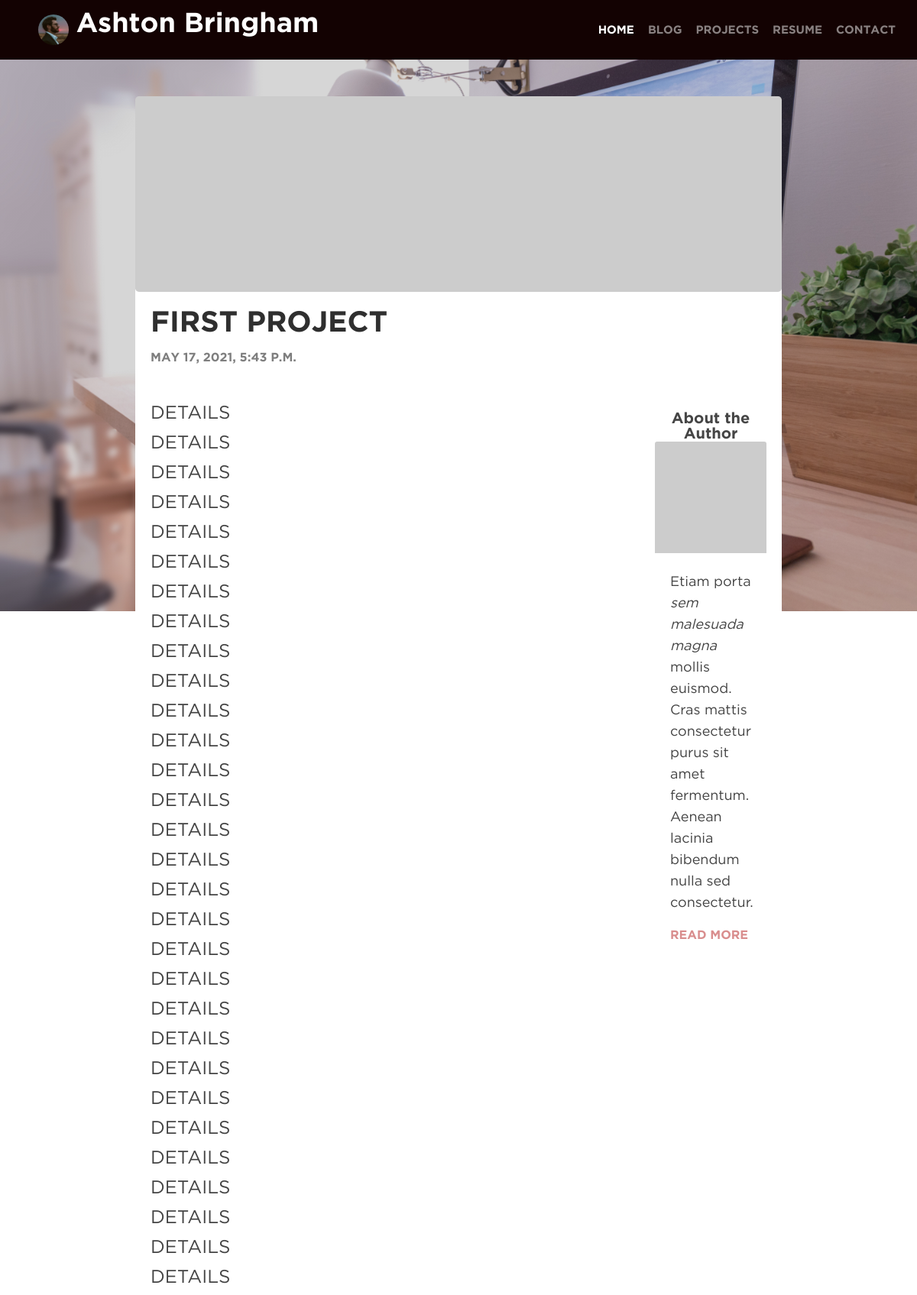
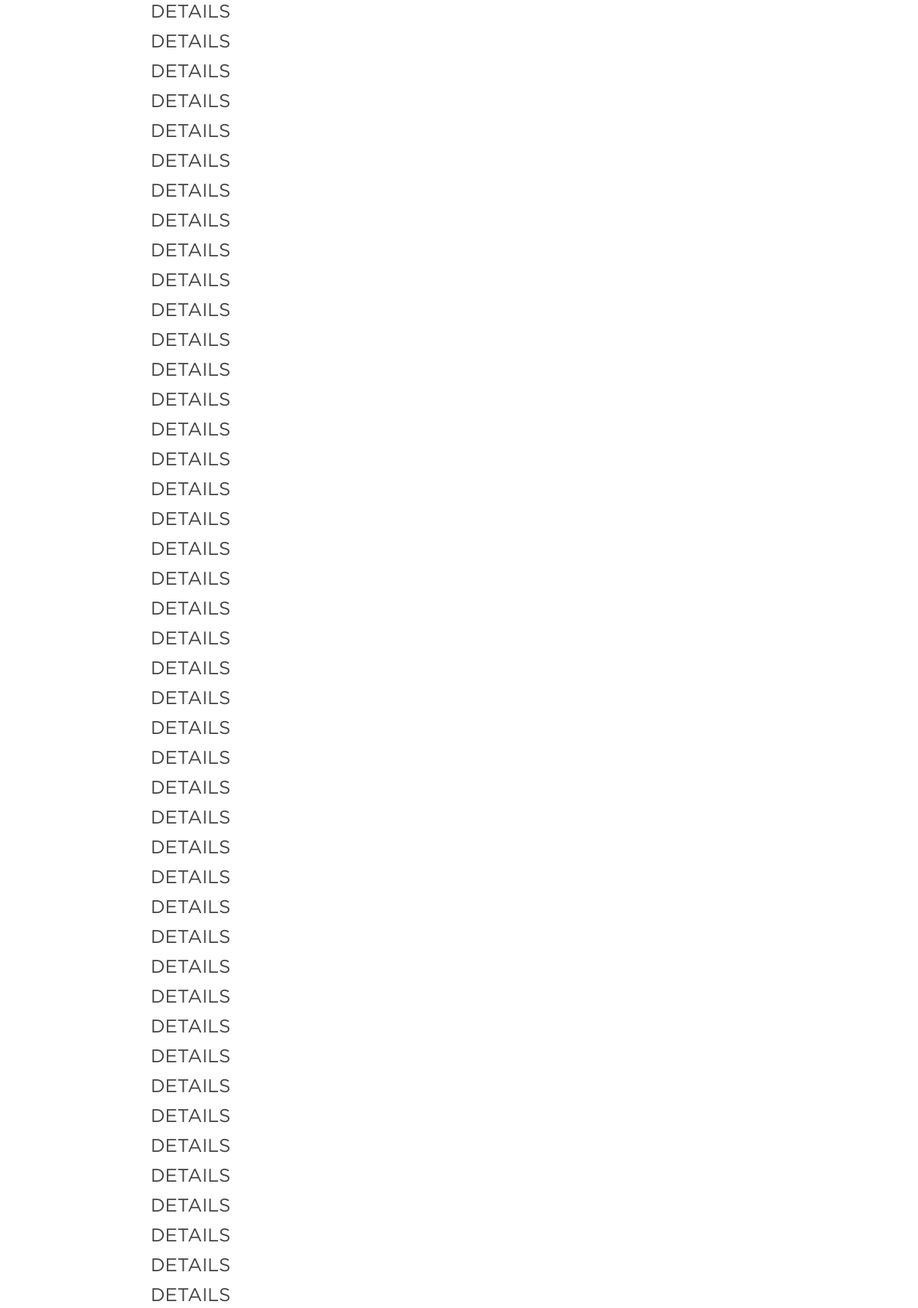
/projects/post/1 (upper part), run on the app's committed database (2 pictures, top to bottom).
### projects/models.py (models this page shows, shortened)
class ProjectName(models.Model):
    title = models.CharField(max_length=200, unique=True)
    body = models.TextField()
    postdate = models.DateTimeField(auto_now_add=True, blank=True)

### projects/views.py (the view)
# urls.py: path('post/<int:id>', views.post, name='post'),
def post(request, id):
    post = get_object_or_404(ProjectName, pk=id)
    return render(request, 'projects/post.html', {'object': post})

### projects/templates/projects/post.html (shortened to what this page needs)
{% extends 'base.html' %}
{% block content %}
  <div class="post-detail">
    <div class="row">
      <div class="col-sm-12">
        <div class="jumbotron jumbotron-cover-image"
          style='background: #000 url("https://picsum.photos/id/{{object.id}}/800/400") center center; background-size: cover; padding: 8rem;'>
        </div>
      </div>
    </div>
    <div class="row py-3">
      <div class="col-sm-12 post-heading">
          <h1 class="post-title py-2">{{object.title}}</h1>
          <h4 class="post-subtitle">{{object.postdate}}</h4>
      </div>
    </div>
    <div class="row py-3">
      <div class="col-md-8 col-lg-9 post-body">
      {{object.body | escape | linebreaks}}
      </div>
      <aside class="col-sm-8 col-md-4 col-lg-3 pl-5">
        <div class="py-3 mb-3 bg-white rounded">
            <div class="card-title">About the Author</div>
            <img class="card-img-top" src="https://randomuser.me/api/portraits/lego/{{object.author.id}}.jpg" alt="{{object.author.username}}">
            <div class="card-body py-4">
              <p class="card-author-bio">Etiam porta <em>sem malesuada magna</em> mollis euismod. Cras mattis consectetur purus sit amet fermentum. Aenean lacinia bibendum nulla sed consectetur.</p>
              <a href="{{object.author.get_absolute_url}}" class=""><div class="card-author-link">Read More</div></a>
            </div>
        </div>
      </aside>
    </div>
  </div>
{% endblock %}}

### static/css/main.css (style rules this page uses)
html { overflow-x: hidden; }
body { background: linear-gradient(rgba(50,50,50,0.2), rgba(50,50,50,0.2)), url("../images/background.jpg"); background-size: cover; background-repeat: no-repeat; overflow-x: hidden; }
.card-title { text-align: center; font: 20px/20px Gotham; letter-spacing: 0; color: #454545; opacity: 1; margin-bottom: 0px; }
.card-author-bio { text-align: left; font: 18px/28px GothamBook; letter-spacing: 0; color: #434343; opacity: 1; }
.card-author-link { text-align: left; font: 16px/26px Gotham; letter-spacing: 0; color: #d98e8e; opacity: 1; text-transform: uppercase; }
.post-detail { background: white; padding: 20px; border-radius: 8px 8px; }
.jumbotron { margin: -20px; margin-bottom: 0px; }
.post-subtitle { font: 16px/26px Gotham; text-transform: uppercase; letter-spacing: 0; color: #7e7e7e; opacity: 1; }
.post-title { text-align: left; font: 38px/34px Gotham; letter-spacing: 0; color: #2f2f2f; opacity: 1; }
.post-body { text-align: left; font: 24px/39px GothamBook; letter-spacing: 0; color: #434343; opacity: 1; }

### data on the page
ProjectName: title "FIRST PROJECT", postdate "MAY 17, 2021, 5:43 P.M.", body "DETAILS DETAILS DETAILS DETAILS DETAILS DETAILS DETAILS DETAILS DETAILS DETAILS DETAILS DETAILS DETAILS DETAILS DETAILS DETAILS DETAILS DETAILS DETAILS DETAILS DETAILS DETAILS DETAILS DETAILS DETAILS DETAILS DETAILS DETAILS DETAILS DETAILS DETAILS DETAILS DETAILS DETAILS DETAILS DETAILS DETAILS DETAILS DETAILS DETAILS DETAILS DETAILS DETAILS DETAILS DETAILS DETAILS DETAILS DETAILS DETAILS DETAILS DETAILS DETAILS DETAILS DETAILS DETAILS DETAILS DETAILS DETAILS DETAILS DETAILS DETAILS DETAILS DETAILS DETAILS DETAILS DETAILS DETAILS DETAILS DETAILS DETAILS DETAILS DETAILS DETAILS DETAILS"
